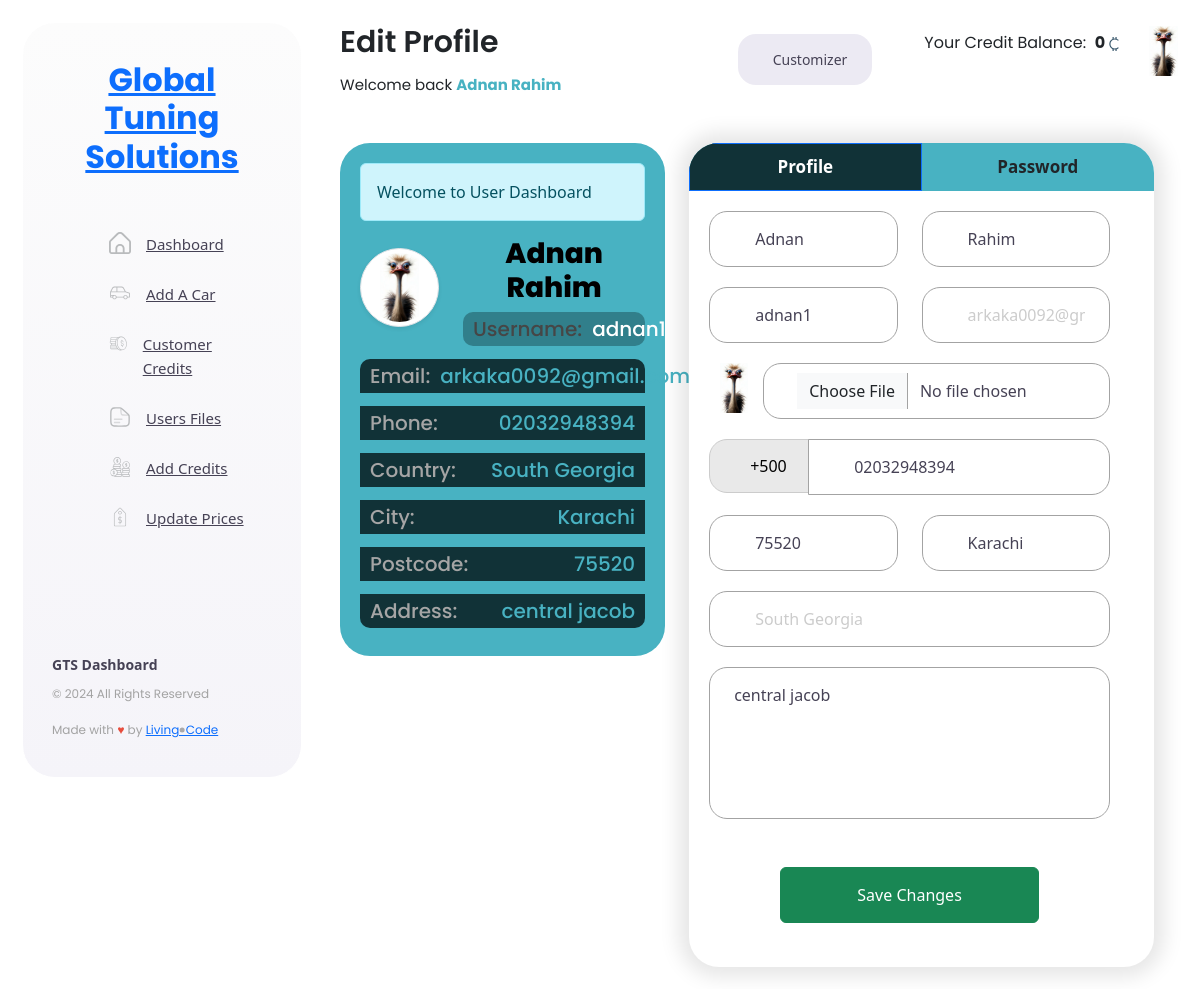
The app's page /admin/edit-profile.php (signed in) with its own data.
### tables this page shows
CREATE TABLE `users` (
  `id` int(11) NOT NULL,
  `fname` varchar(50) DEFAULT NULL,
  `lname` varchar(50) DEFAULT NULL,
  `username` varchar(100) NOT NULL,
  `email` varchar(100) NOT NULL,
  `password` varchar(255) NOT NULL,
  `phone` varchar(100) DEFAULT NULL,
  `country` varchar(255) DEFAULT NULL,
  `profile_pic` varchar(255) DEFAULT NULL,
  `city` varchar(25) DEFAULT NULL,
  `street` varchar(100) DEFAULT NULL,
  `postcode` varchar(20) NOT NULL,
  `role_as` int(1) NOT NULL DEFAULT 0 COMMENT '1 = Admin,0 = User',
  `verify_token` varchar(255) NOT NULL,
  `verify_status` tinyint(2) NOT NULL DEFAULT 0 COMMENT '0 = not verified, 1 = verified',
  `added_at` timestamp NOT NULL DEFAULT current_timestamp()
);

### admin/edit-profile.php (the view, shortened to what this page needs)
<!doctype html>
<html lang="en" dir="ltr">
<?php include 'partials/head.php'; ?>
<?php
include '../config/dbconn.php';
$auth_user = $_SESSION['auth_user'];
$email = $auth_user['email'];
$query = "SELECT * FROM users WHERE email = ?";
$stmt = $con->prepare($query);
$stmt->bind_param('s', $email);
$stmt->execute();
$result = $stmt->get_result();
$user = $result->fetch_assoc();
$default_profile_pic = 'resources/img/avatar/user.svg';
$profile_pic = !empty($user['profile_pic']) ? $user['profile_pic'] : $default_profile_pic;
$fname = !empty($user['fname']) ? htmlspecialchars($user['fname']) : 'First Name';
$lname = !empty($user['lname']) ? htmlspecialchars($user['lname']) : 'Last Name';
$username = !empty($user['username']) ? htmlspecialchars($user['username']) : 'Username';
$phone = !empty($user['phone']) ? htmlspecialchars($user['phone']) : '';
$country = !empty($user['country']) ? htmlspecialchars($user['country']) : '';
$city = !empty($user['city']) ? htmlspecialchars($user['city']) : '';
$postcode = !empty($user['postcode']) ? htmlspecialchars($user['postcode']) : '';
$street = !empty($user['street']) ? htmlspecialchars($user['street']) : '';
$message = '';
if (isset($_SESSION['message'])) {
  $message = $_SESSION['message'];
}
?>
<link rel="stylesheet" href="https://cdnjs.cloudflare.com/ajax/libs/flag-icon-css/3.5.0/css/flag-icon.min.css" />
<link rel="stylesheet" href="resources/css/mycss.css">
<body class="geex-dashboard demo-invoice">
  <main class="geex-main-content">
    <?php include 'partials/sidebar.php' ?>
    <div class="geex-content">
      <?php include 'partials/header.php'; ?>
      <div class="geex-content__wrapper">
        <div class="geex-content__section-wrapper">
          <div class="geex-content__summary">
            <div class="row w-100">
              <div class="col-md-5">
                <div class="profile_d profile-details">
                  <?php if ($message): ?>
                    <div class="alert alert-info">
                      <?= htmlspecialchars($message); ?>
                    </div>
                  <?php endif; ?>
                  <div class="row justify-content-between align-items-center pr-dt">
                    <div class="col-12 col-md-4 mb-3">
                      <img src="<?= htmlspecialchars($profile_pic); ?>" alt="Profile Pic"
                        class="img-thumbnail profile_pic">
                    </div>
                    <div class="col-12 col-md-8 text-center">
                      <h3><?= $fname . ' ' . $lname; ?></h3>
                      <h5 class="mt-1 pr-un"><span>Username:</span> <?= $username; ?></h5>
                    </div>
                    <div class="col-12">
                      <h5><span>Email:</span> <?= htmlspecialchars($email); ?></h5>
                    </div>
                    <div class="col-12">
                      <h5><span>Phone:</span> <?= $phone; ?></h5>
                    </div>
                    <div class="col-12">
                      <h5><span>Country:</span> <?= $country; ?></h5>
                    </div>
                    <div class="col-12">
                      <h5><span>City:</span> <?= $city; ?></h5>
                    </div>
                    <div class="col-12">
                      <h5><span>Postcode:</span> <?= $postcode; ?></h5>
                    </div>
                    <div class="col-12">
                      <h5><span>Address:</span> <?= $street; ?></h5>
                    </div>
                  </div>
                </div>
              </div>
              <div class="col-md-7">
                <div class="profile_d profile-form">
                  <div class="profile_btns">
                    <button id="profileBtn" class="btn btn-left btn-primary">Profile</button>
                    <button id="passwordBtn" class="btn">Password</button>
                  </div>
                  <form action="code.php" method="post" id="edit_profile-form" enctype="multipart/form-data">
                    <div class="row w-100 justify-content-center">
                      <div class="col-12 col-md-6">
                        <div class="geex-content__form__single__box">
                          <div class="input-icon">
                            <input type="text" name="fname" value="<?= $fname; ?>" placeholder="First Name"
                              class="form-control" required>
                          </div>
                        </div>
                      </div>
                      <div class="col-12 col-md-6">
                        <div class="geex-content__form__single__box">
                          <div class="input-icon">
                            <input type="text" name="lname" value="<?= $lname; ?>" placeholder="Last Name"
                              class="form-control" required>
                          </div>
                        </div>
                      </div>
                      <div class="col-12 col-md-6">
                        <div class="geex-content__form__single__box gap-1">
                          <div class="input-icon">
                            <input type="text" id="username" name="username" value="<?= $user['username']; ?>"
                              placeholder="Username" class="form-control" required>
                          </div>
                        </div>
                      </div>
                      <div class="col-12 col-md-6">
                        <div class="geex-content__form__single__box">
                          <div class="input-icon">
                            <input type="email" name="email" value="<?= htmlspecialchars($email); ?>"
                              class="form-control" readonly>
                          </div>
                        </div>
                      </div>
                      <div class="col-12 col-md-12">
                        <div class="geex-content__form__single__box gap-1">
                          <?php if (!empty($user['profile_pic'])): ?>
                            <img src="<?= $user['profile_pic']; ?>" alt="Profile Picture" width="50px" height="50px"
                              style="object-fit: contain; ">
                          <?php endif; ?>
                          <div class="input-icon phone_no">
                            <input type="file" name="profile_pic" class="form-control">
                          </div>
                        </div>
                      </div>
                      <div class="col-12 col-md-12">
                        <div class="geex-content__form__single__box">
                          <div class="input-group">
                            <div class="input-group-prepend">
                              <div class="custom-dropdown">
                                <div class="selected-option" id="selectedCountry">
                                </div>
                              </div>
                            </div>
                            <div class="input-icon">
                              <input type="tel" name="phone" value="<?= $user['phone']; ?>" placeholder="Phone Number"
                                class="form-control">
                            </div>
                          </div>
                        </div>
                      </div>
                      <div class="col-12 col-md-6">
                        <div class="geex-content__form__single__box">
                          <div class="input-icon">
                            <input type="text" name="postcode" value="<?= $postcode; ?>" placeholder="Postal Code"
                              class="form-control" required>
                          </div>
                        </div>
                      </div>
                      <div class="col-12 col-md-6">
                        <div class="geex-content__form__single__box">
                          <div class="input-icon">
                            <input type="text" name="city" value="<?= $city; ?>" placeholder="City" class="form-control"
                              required>
                          </div>
                        </div>
                      </div>
                      <div class="col-12 col-md-12">
                        <div class="geex-content__form__single__box">
                          <div class="input-icon">
                            <input type="text" id="country_name" name="country" value="<?= $user['country']; ?>"
                              class="form-control" readonly>
                          </div>
                        </div>
                      </div>
                      <div class="col-12">
                        <div class="geex-content__form__single__box">
                          <div class="input-icon">
                            <textarea name="street" class="form-control" rows="5" placeholder="Address"
                              required><?= $street; ?></textarea>
                          </div>
                        </div>
                      </div>
                      <div class="col-12 col-md-8">
                        <button type="submit" class="geex-content__authentication__form-submit btn btn-success"
                          name="update_profile_btn">
                          Save Changes
                        </button>
                      </div>
                    </div>
                  </form>
                </div>
              </div>
            </div>
          </div>
        </div>
      </div>
    </div>
  </main>
</body>
</html>

### records on screen
users: profile_pic (picture), fname "Adnan", lname "Rahim", username "adnan1", phone "02032948394", country "South Georgia", city "Karachi", postcode "75520", street "central jacob"

### other values on screen
$page_title "Edit Profile"
$_SESSION['auth_user']['name'] "Adnan Rahim"
$message "Welcome to User Dashboard"
$email "arkaka0092@gmail.com"
